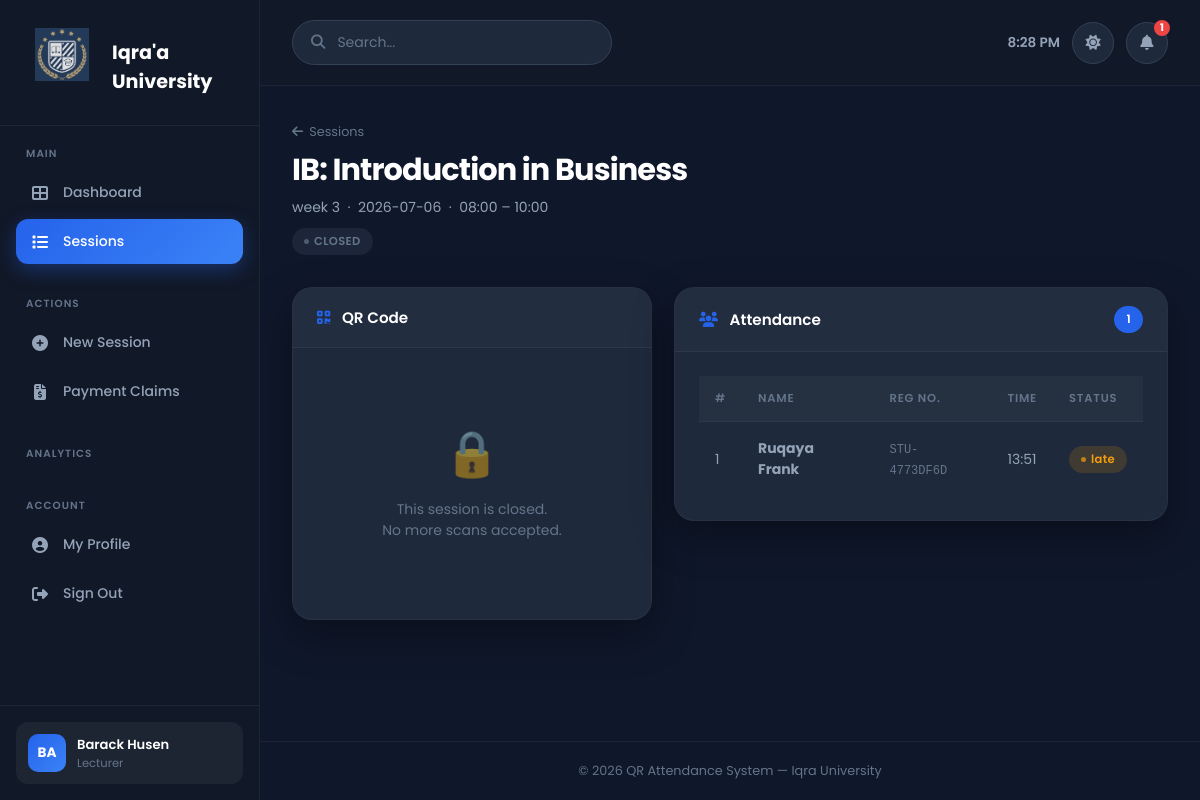
Screenshot of /lecturer/sessions/24/scan (signed in) with the database file from the repository.
### tables this page shows
CREATE TABLE `sessions` (
  `id` int(10) UNSIGNED NOT NULL,
  `course_id` int(10) UNSIGNED NOT NULL,
  `lecturer_id` int(10) UNSIGNED NOT NULL,
  `title` varchar(180) DEFAULT NULL,
  `session_date` date NOT NULL,
  `start_time` time NOT NULL,
  `end_time` time NOT NULL,
  `qr_token` varchar(64) NOT NULL,
  `qr_expires_at` timestamp NOT NULL DEFAULT '1999-12-31 22:00:00',
  `qr_image_path` varchar(255) DEFAULT NULL,
  `status` enum('pending','active','closed') NOT NULL DEFAULT 'pending',
  `created_at` timestamp NOT NULL DEFAULT current_timestamp()
);

CREATE TABLE `courses` (
  `id` int(10) UNSIGNED NOT NULL,
  `department_id` int(10) UNSIGNED DEFAULT NULL,
  `lecturer_id` int(10) UNSIGNED DEFAULT NULL,
  `code` varchar(30) NOT NULL,
  `name` varchar(180) NOT NULL,
  `description` text DEFAULT NULL,
  `credit_hours` tinyint(3) UNSIGNED DEFAULT 3,
  `semester` tinyint(3) UNSIGNED DEFAULT NULL,
  `academic_year` varchar(10) DEFAULT NULL,
  `is_active` tinyint(1) NOT NULL DEFAULT 1,
  `created_at` timestamp NOT NULL DEFAULT current_timestamp()
);

CREATE TABLE `attendance` (
  `id` int(10) UNSIGNED NOT NULL,
  `session_id` int(10) UNSIGNED NOT NULL,
  `student_id` int(10) UNSIGNED NOT NULL,
  `scanned_at` timestamp NOT NULL DEFAULT current_timestamp(),
  `ip_address` varchar(45) DEFAULT NULL,
  `device_info` varchar(255) DEFAULT NULL,
  `status` enum('present','late','excused') NOT NULL DEFAULT 'present',
  `notes` varchar(255) DEFAULT NULL
);

CREATE TABLE `users` (
  `id` int(10) UNSIGNED NOT NULL,
  `name` varchar(120) NOT NULL,
  `email` varchar(180) NOT NULL,
  `password` varchar(255) NOT NULL,
  `role` enum('admin','lecturer','student') NOT NULL,
  `is_active` tinyint(1) NOT NULL DEFAULT 1,
  `created_at` timestamp NOT NULL DEFAULT current_timestamp(),
  `updated_at` timestamp NOT NULL DEFAULT current_timestamp() ON UPDATE current_timestamp()
);

CREATE TABLE `students` (
  `id` int(10) UNSIGNED NOT NULL,
  `user_id` int(10) UNSIGNED NOT NULL,
  `department_id` int(10) UNSIGNED DEFAULT NULL,
  `student_number` varchar(50) NOT NULL,
  `year_of_study` tinyint(3) UNSIGNED DEFAULT NULL,
  `phone` varchar(30) DEFAULT NULL,
  `created_at` timestamp NOT NULL DEFAULT current_timestamp()
);

### app/views/lecturer/scan.php (the view, shortened to what the rows shown need)
<div class="page-title">
    <div>
        <a href="<?= BASE_URL ?>/lecturer/sessions" class="back-link">
            <i class="fas fa-arrow-left"></i> Sessions
        </a>
        <h1><?= htmlspecialchars($session['course_code']) ?>: <?= htmlspecialchars($session['course_name']) ?></h1>
        <p>
            <?= htmlspecialchars($session['title'] ?? 'Class Session') ?>
            &nbsp;·&nbsp; <?= htmlspecialchars($session['session_date']) ?>
            &nbsp;·&nbsp; <?= htmlspecialchars(substr($session['start_time'],0,5)) ?> – <?= htmlspecialchars(substr($session['end_time'],0,5)) ?>
        </p>
        <div style="margin-top:.5rem">
            <span class="badge badge-<?= $session['status'] ?>"><?= strtoupper($session['status']) ?></span>
        </div>
    </div>
</div>
<div class="scan-layout">
    <div class="qr-panel">
        <div class="qr-panel-header">
            <span>
                <i class="fas fa-qrcode" style="margin-right:8px;color:var(--primary)"></i>
                QR Code
            </span>
        </div>
        <div class="qr-panel-body">
            <?php if ($session['status'] === 'pending'): ?>
                <div class="empty-state">
                    <div class="empty-icon">📋</div>
                    <p>Activate the session to display the QR code.</p>
                    <form method="POST"
                          action="<?= BASE_URL ?>/lecturer/sessions/<?= $session['id'] ?>/activate">
                        <input type="hidden" name="_csrf" value="<?= htmlspecialchars($csrf) ?>">
                        <button type="submit" class="btn btn-primary btn-lg">
                            <i class="fas fa-play"></i> Activate Session
                        </button>
                    </form>
                </div>
            <?php else: ?>
                <div class="empty-state">
                    <div class="empty-icon">🔒</div>
                    <p>This session is closed.<br>No more scans accepted.</p>
                </div>
            <?php endif; ?>
        </div>
    </div>
    <div class="attendance-panel">
        <div class="attendance-panel-header">
            <span>
                <i class="fas fa-users" style="margin-right:8px;color:var(--primary)"></i>
                Attendance
            </span>
            <span class="badge badge-count" id="attendanceCount">
                <?= count($attendance) ?>
            </span>
        </div>
        <div class="attendance-panel-body">
            <div id="attendanceList">
                <?php if (empty($attendance)): ?>
                    <p class="empty">No students have scanned yet.</p>
                <?php else: ?>
                <table class="table">
                    <thead>
                        <tr>
                            <th>#</th>
                            <th>Name</th>
                            <th>Reg No.</th>
                            <th>Time</th>
                            <th>Status</th>
                        </tr>
                    </thead>
                    <tbody>
                    <?php foreach ($attendance as $i => $row): ?>
                        <tr>
                            <td><?= $i + 1 ?></td>
                            <td><strong><?= htmlspecialchars($row['name']) ?></strong></td>
                            <td>
                                <code style="font-size:.75rem;color:var(--text-muted)">
                                    <?= htmlspecialchars($row['student_number']) ?>
                                </code>
                            </td>
                            <td><?= date('H:i', strtotime($row['scanned_at'])) ?></td>
                            <td>
                                <span class="badge badge-<?= $row['status'] ?>">
                                    <?= $row['status'] ?>
                                </span>
                            </td>
                        </tr>
                    <?php endforeach; ?>
                    </tbody>
                </table>
                <?php endif; ?>
            </div>
        </div>
    </div>
</div>

### app/core/Router.php (shortened to what the rows shown need)
<?php
class Router
{
    private array $routes = [];
    private function addRoute(string $method, string $path, string $handler, array $middleware): void
    {
        $this->routes[] = compact('method', 'path', 'pattern', 'handler', 'middleware');
    }
    public function dispatch(): void
{
    $method     = $_SERVER['REQUEST_METHOD'];
    $requestUri = strtok($_SERVER['REQUEST_URI'], '?');
    $scriptDir  = str_replace('\\', '/', dirname($_SERVER['SCRIPT_NAME']));
    $basePath   = rtrim($scriptDir, '/');
    $uri        = '/' . ltrim(substr($requestUri, strlen($basePath)), '/');
    $uri = preg_replace('#^/index\.php(/|$)#', '/', $uri);
    foreach ($this->routes as $route) {
            if ($route['method'] !== $method) {
                continue;
            }
            if (!preg_match($route['pattern'], $uri, $matches)) {
                continue;
            }
            $params = array_filter($matches, 'is_string', ARRAY_FILTER_USE_KEY);
            [$class, $action] = explode('@', $route['handler']);
            $controller = new $class();
            $controller->$action($params);
            return;
        }
    }
}

### rows the page displays
sessions: course.code "IB", course.name "Introduction in Business", title "week 3", session_date "2026-07-06", start_time "08:00", end_time "10:00", status "CLOSED"
attendance: users.name "Ruqaya Frank", student.student_number "STU-4773DF6D", scanned_at "13:51", status "late"

### other values shown
count($attendance) "1"
